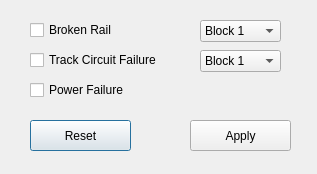
<?xml version="1.0" encoding="UTF-8"?>
<ui version="4.0">
 <class>FailureModeSelector</class>
 <widget class="QDialog" name="FailureModeSelector">
  <property name="geometry">
   <rect>
    <x>0</x>
    <y>0</y>
    <width>317</width>
    <height>174</height>
   </rect>
  </property>
  <property name="windowTitle">
   <string>Dialog</string>
  </property>
  <widget class="QComboBox" name="brokenRailBox">
   <property name="geometry">
    <rect>
     <x>200</x>
     <y>20</y>
     <width>81</width>
     <height>22</height>
    </rect>
   </property>
   <item>
    <property name="text">
     <string>Block 1</string>
    </property>
   </item>
   <item>
    <property name="text">
     <string>Block 2</string>
    </property>
   </item>
   <item>
    <property name="text">
     <string>Block 3</string>
    </property>
   </item>
   <item>
    <property name="text">
     <string>Block 4</string>
    </property>
   </item>
   <item>
    <property name="text">
     <string>Block 5</string>
    </property>
   </item>
  </widget>
  <widget class="QPushButton" name="pushButton">
   <property name="geometry">
    <rect>
     <x>30</x>
     <y>120</y>
     <width>101</width>
     <height>31</height>
    </rect>
   </property>
   <property name="text">
    <string>Reset</string>
   </property>
  </widget>
  <widget class="QCheckBox" name="circuit_fail">
   <property name="geometry">
    <rect>
     <x>30</x>
     <y>50</y>
     <width>141</width>
     <height>20</height>
    </rect>
   </property>
   <property name="text">
    <string>Track Circuit Failure</string>
   </property>
  </widget>
  <widget class="QCheckBox" name="broken_rail">
   <property name="geometry">
    <rect>
     <x>30</x>
     <y>20</y>
     <width>101</width>
     <height>20</height>
    </rect>
   </property>
   <property name="text">
    <string>Broken Rail</string>
   </property>
  </widget>
  <widget class="QCheckBox" name="power_fail">
   <property name="geometry">
    <rect>
     <x>30</x>
     <y>80</y>
     <width>101</width>
     <height>20</height>
    </rect>
   </property>
   <property name="text">
    <string>Power Failure</string>
   </property>
  </widget>
  <widget class="QPushButton" name="apply">
   <property name="geometry">
    <rect>
     <x>190</x>
     <y>120</y>
     <width>101</width>
     <height>31</height>
    </rect>
   </property>
   <property name="text">
    <string>Apply</string>
   </property>
  </widget>
  <widget class="QComboBox" name="trackFailBox">
   <property name="geometry">
    <rect>
     <x>200</x>
     <y>50</y>
     <width>81</width>
     <height>22</height>
    </rect>
   </property>
   <item>
    <property name="text">
     <string>Block 1</string>
    </property>
   </item>
   <item>
    <property name="text">
     <string>Block 2</string>
    </property>
   </item>
   <item>
    <property name="text">
     <string>Block 3</string>
    </property>
   </item>
   <item>
    <property name="text">
     <string>Block 4</string>
    </property>
   </item>
   <item>
    <property name="text">
     <string>Block 5</string>
    </property>
   </item>
  </widget>
 </widget>
 <resources/>
 <connections/>
</ui>
